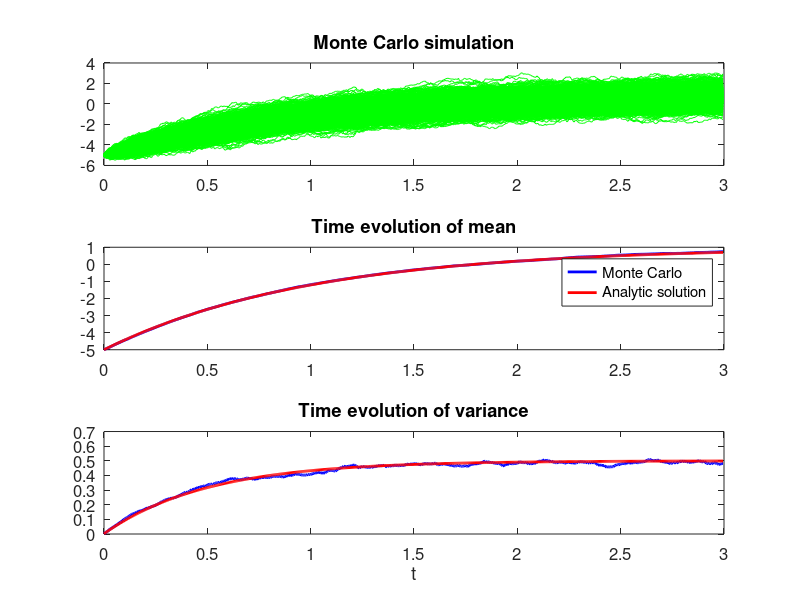

The MATLAB script that drew this image:
% Chapter 4: 
% Time evolution of the moments for linear Gaussian systems
% dx = (- a x + f) dt + sigma dW  

rng(1); % fix the random number seed
a = 1; % parameter a in the model
f = 1; % parameter f in the model
sigma = 1; % parameter sigma in the model
T = 3; % Total time length
dt = 0.005; % numerical intergration time step
N = round(T/dt); % total points in time
Num = 1000; % the number of samples for the Monte Carlo simulation
x_MC = zeros(Num,N); % point-wise solution from Monte Carlo simulation
mu_MC = zeros(1,N); % associated time evolution of the mean from Monte Carlo simulation
var_MC = zeros(1,N); % associated time evolution of the variance from Monte Carlo simulation
mu_MC(1) = -5; % initial value mean
var_MC(1) = 0.002; % initial value of variance

x_MC(:,1) = randn(Num, 1) * sqrt(var_MC(1)) + mu_MC(1); % initial samples of Monte Carlo simulation based on the given mean and variance
for i = 2:N % time evolution of Monte Carlo
    x_MC(:,i) = x_MC(:,i-1) - a * x_MC(:,i-1) * dt + f * dt + sigma * sqrt(dt) * randn(Num,1); % ensemble solution of SDE
    mu_MC(i) = mean(x_MC(:,i)); % mean 
    var_MC(i) = var(x_MC(:,i)); % variance
end
t = 0: dt: (N-1)*dt; % time points
mu_analytic = mu_MC(1) * exp(- a * t) + f / a * (1 - exp(- a * t) ); % analytic solution of the mean
var_analytic = var_MC(1) * exp(- 2 * a * t) + sigma^2 / 2 / a * (1 - exp(- 2 * a * t)); % analytic solution of the variance
% showing the results
figure
subplot(3, 1, 1) % the ensemble evolution of the solution
plot(t, x_MC, 'g', 'linewidth', 0.5)
set(gca,'fontsize',12)
box on
title('Monte Carlo simulation')
subplot(3, 1, 2) % time evolution of the mean
hold on
plot(t, mu_MC, 'b', 'linewidth', 2)
plot(t, mu_analytic, 'r', 'linewidth', 2)
set(gca,'fontsize',12)
box on
legend('Monte Carlo','Analytic solution')
title('Time evolution of mean')
subplot(3, 1, 3) % time evolution of the variance
hold on
plot(t, var_MC, 'b', 'linewidth', 2)
plot(t, var_analytic, 'r', 'linewidth', 2)
set(gca,'fontsize',12)
box on
title('Time evolution of variance')
xlabel('t')